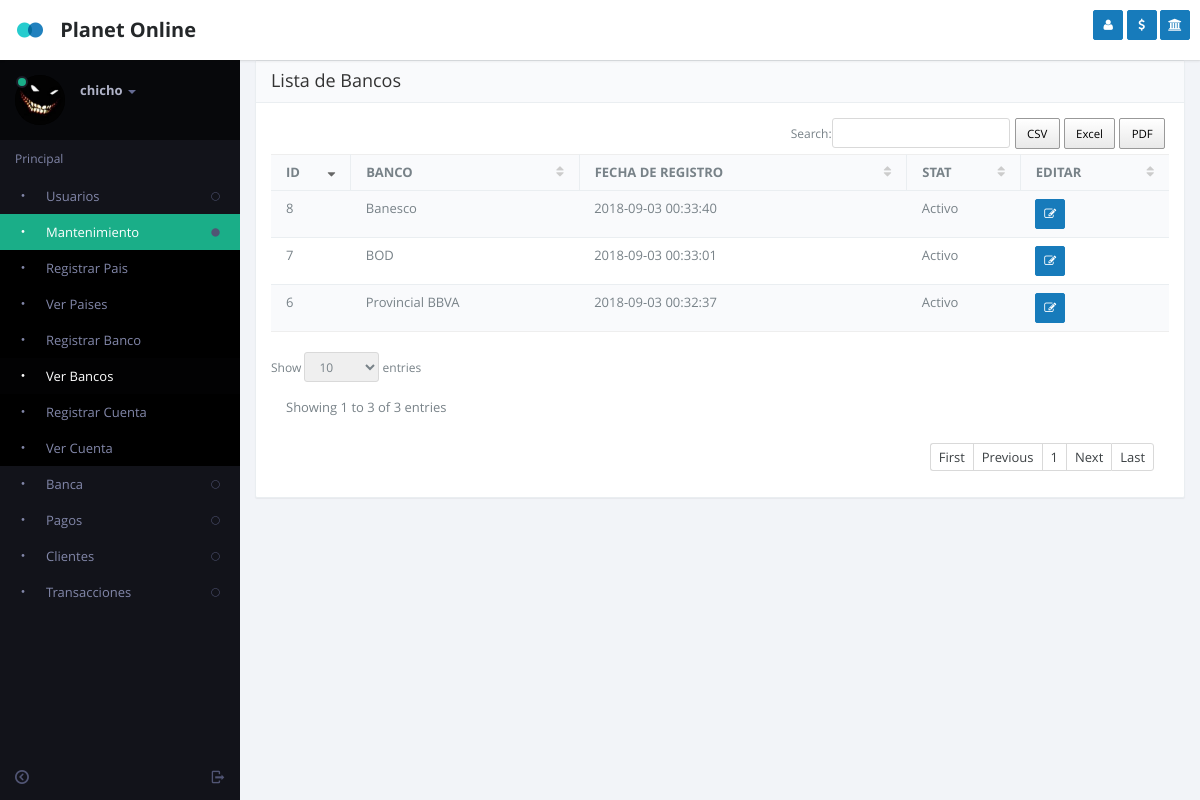
The app's page /view_bank.php (signed in) with its own data.
### tables this page shows
CREATE TABLE `users` (
  `id` int(11) NOT NULL,
  `user` varchar(50) NOT NULL,
  `name` varchar(50) NOT NULL,
  `last_name` varchar(50) NOT NULL,
  `id_roll_user` int(11) NOT NULL,
  `password` varchar(50) NOT NULL,
  `image` varchar(250) NOT NULL,
  `stat` int(11) NOT NULL,
  `location` int(11) NOT NULL,
  `create_date` datetime NOT NULL DEFAULT CURRENT_TIMESTAMP,
  `email` varchar(100) NOT NULL,
  `id_user_reg` int(11) NOT NULL,
  `percentage` decimal(3,2) NOT NULL,
  `referred` int(11) NOT NULL
);

CREATE TABLE `bank` (
  `id` int(11) NOT NULL,
  `name` varchar(50) NOT NULL,
  `stat` int(11) NOT NULL,
  `id_user_reg` int(11) NOT NULL,
  `data_time` datetime NOT NULL
);

### include/defs.php (called while the page is built, shortened)
<?php
	function MySQLQuery($query)
	{
		$success= mysql_db_query($GLOBALS["DB_DBName"], $query);
		return $success;
	}
	function GetRecord($strTable, $strCriteria)
	{
		$strQuery = "select * from $strTable ";
		if(!empty($strCriteria))
			$strQuery .= "where $strCriteria;";
		$nResult = MySQLQuery($strQuery);
		return mysql_fetch_array($nResult,MYSQL_ASSOC);
	}
	function GetRecords($sql)
	{
		$check=MySQLQuery($sql);
		$return=array();
		$i=0;
		while ($row = mysql_fetch_array($check))
		 {
			$return[$i]=$row;
			$i++;
		}
		return $return;
	}
?>

### view_bank.php (the view, shortened to what this page needs)
<?php
    $mantenimientoclass="class='active'";
    $viewback="class='active'";
    include("include/defs.php");
    include("header.php");
      $where = "where (1=1) ";
      $arrUser = GetRecords("SELECT *
                             from bank
                             $where
                             order by id");
?>
	<section id="content">
          <section class="vbox">
            <section class="scrollable padder">
              <section class="panel panel-default">
                <header class="panel-heading">
                          <span class="h4">Lista de Bancos</span>
                </header>
                <div class="panel-body">
                    <div class="table-responsive">
                        <table class="table table-striped b-t b-light" data-ride="datatables">
                          <thead>
                            <tr>
                              <th>ID</th>
                              <th>BANCO</th>
                              <th>FECHA DE REGISTRO</th>
                              <th>STAT</th>
                              <th>EDITAR</th>
                            </tr>
                          </thead>
                          <tbody>
                          <?PHP
                            foreach ($arrUser as $key => $value) {
                              $status = ($value['stat'] == 1) ? 'Activo' : 'Inactivo';
                            ?>
                          <tr>
                              <td class="tbdata"> <?php echo $value['id']?> </td>
                              <td class="tbdata"> <?php echo $value['name']?> </td>
                              <td class="tbdata"> <?php echo $value['data_time']?> </td>
                              <td class="tbdata"> <?php echo $status?> </td>
                              <td>
                                <a href="modal_edit_bank.php?id=<?php echo $value['id']?>" title="Editar Banco" data-toggle="ajaxModal" class="btn btn-sm btn-icon btn-primary"><i class="fa fa-edit (alias)"></i></a>
                              </td>
                          </tr>
                          <?php
                          }
                          ?>
                          </tbody>
                        </table>
                    </div>
                </div>
              </section>
            </section>
        </section>
    </section>
<?php
	include("footer.php");
?>

### left-nav.php (shortened to what this page needs)
    <aside class="bg-black aside-md hidden-print hidden-xs" id="nav">
      <section class="vbox">
        <section class="w-f scrollable">
          <div class="slim-scroll" data-height="auto" data-disable-fade-out="true" data-distance="0" data-size="10px" data-railOpacity="0.2">
            <div class="clearfix wrapper dk nav-user hidden-xs">
              <div class="dropdown">
                <a href="#" class="dropdown-toggle" data-toggle="dropdown">
                  <span class="thumb avatar pull-left m-r">
                    <?php
                      $getuserDetail = GetRecord("users", "id =".$_SESSION['USER_ID']);
                      if(isset($getuserDetail['image']) && $getuserDetail['image'] != '')
                        $uimage = $getuserDetail['image'];
                      else
                        $uimage = "images/p0.jpg";
                    ?>
                    <img src="<?php echo $uimage;?>" class="dker" alt="...">
                    <i class="on md b-black"></i>
                  </span>
                  <span class="hidden-nav-xs clear">
                    <span class="block m-t-xs">
                      <strong class="font-bold text-lt"><?php echo $_SESSION['USER_NAME']?></strong>
                      <b class="caret"></b>
                    </span>
                  </span>
                </a>
              </div>
            </div>
            <nav class="nav-primary hidden-xs">
              <div class="text-muted text-sm hidden-nav-xs padder m-t-sm m-b-sm"><a href="main.php">Principal</a></div>
              <ul class="nav nav-main" data-ride="collapse">
                <?php if($_SESSION['USER_ROLE'] == 1) : ?>
                <li <?php if(isset($userclass)) echo $userclass;?>>
                  <a href="#" class="auto">
                    <span class="pull-right text-muted">
                      <i class="i i-circle-sm-o text"></i>
                    </span>
                    <i class="i i-dot"></i>
                    <span>Usuarios</span>
                  </a>
                </li>
                <li <?php if(isset($mantenimientoclass)) echo $mantenimientoclass;?>>
                  <a href="#" class="auto">
                    <span class="pull-right text-muted">
                      <i class="i i-circle-sm text-active"></i>
                    </span>
                    <i class="i i-dot"></i>
                    <span>Mantenimiento</span>
                  </a>
                  <ul class="nav dker">
                    <li <?php if(isset($classcountry)) echo $classcountry;?>>
                      <a href="add_country.php"><i class="i i-dot"></i>
                        <span>Registrar Pais</span>
                      </a>
                    </li>
                    <li <?php if(isset($editCountry)) echo $editCountry;?>>
                      <a href="view_country.php"><i class="i i-dot"></i>
                        <span>Ver Paises</span>
                      </a>
                    </li>
                    <li <?php if(isset($bankclass)) echo $bankclass;?>>
                      <a href="register_bank.php"><i class="i i-dot"></i>
                        <span>Registrar Banco</span>
                      </a>
                    </li>
                    <li <?php if(isset($viewback)) echo $viewback;?>>
                      <a href="view_bank.php"><i class="i i-dot"></i>
                        <span>Ver Bancos</span>
                      </a>
                    </li>
                    <li <?php if(isset($addAcount)) echo $addAcount;?>>
                      <a href="add_acount.php"><i class="i i-dot"></i>
                        <span>Registrar Cuenta</span>
                      </a>
                    </li>
                    <li <?php if(isset($editAcount)) echo $editAcount;?>>
                      <a href="view_acount.php"><i class="i i-dot"></i>
                        <span>Ver Cuenta</span>
                      </a>
                    </li>
                  </ul>
                </li>
                <li <?php if(isset($bankclass)) echo $bankclass;?>>
                  <a href="#" class="auto">
                    <span class="pull-right text-muted">
                      <i class="i i-circle-sm-o text"></i>
                    </span>
                    <i class="i i-dot"></i>
                    <span>Banca</span>
                  </a>
                </li>
                <li <?php if(isset($pay)) echo $pay;?>>
                  <a href="#" class="auto">
                    <span class="pull-right text-muted">
                      <i class="i i-circle-sm-o text"></i>
                    </span>
                    <i class="i i-dot"></i>
                    <span>Pagos</span>
                  </a>
                </li>
                <?php endif;?>
                <li <?php if(isset($custclass)) echo $custclass;?>>
                  <a href="#" class="auto">
                    <span class="pull-right text-muted">
                      <i class="i i-circle-sm-o text"></i>
                    </span>
                    <i class="i i-dot"></i>
                    <span>Clientes</span>
                  </a>
                </li>
                <li <?php if(isset($transaction)) echo $transaction;?>>
                  <a href="#" class="auto">
                    <span class="pull-right text-muted">
                      <i class="i i-circle-sm-o text"></i>
                    </span>
                    <i class="i i-dot"></i>
                    <span>Transacciones</span>
                  </a>
                </li>
          </ul>
        </nav>
      </div>
    </section>
    <footer class="footer hidden-xs no-padder text-center-nav-xs">
      <a href="modal.lockme.html" data-toggle="ajaxModal" class="btn btn-icon icon-muted btn-inactive pull-right m-l-xs m-r-xs hidden-nav-xs">
        <i class="i i-logout"></i>
      </a>
      <a href="#nav" data-toggle="class:nav-xs" class="btn btn-icon icon-muted btn-inactive m-l-xs m-r-xs">
        <i class="i i-circleleft text"></i>
      </a>
    </footer>
  </section>
</aside>

### js/datatables/datatables.css (style rules this page uses)
.dataTables_wrapper .table { border: 1px solid #eee; border-width: 1px 0; }
.dataTables_wrapper th { cursor: pointer; outline: 0; }
.dataTables_wrapper th:after { font-family: FontAwesome; color: #666; position: relative; font-weight: normal; float: right; }
.dataTables_wrapper .sorting:after { content: "\f0dc"; color: #ccc; }
.dataTables_wrapper .sorting_desc:after { content: "\f0dd"; }

### records on screen
users: image (picture)
bank: id "6", name "Provincial BBVA", data_time "2018-09-03 00:32:37", stat "Activo"
bank: id "7", name "BOD", data_time "2018-09-03 00:33:01", stat "Activo"
bank: id "8", name "Banesco", data_time "2018-09-03 00:33:40", stat "Activo"

### other values on screen
$_SESSION['USER_NAME'] "chicho"
